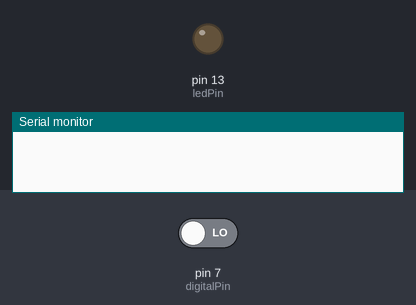
Bench run of a sketch on a simulated Arduino Uno, built with avr-gcc and run on an emulated ATmega328P. Parts: output pins drawn as LEDs (lit = HIGH), the last lines printed to the serial monitor. Inputs (shaded band) come from the test bench; at power-on: pin 7 (digitalPin) LOW.

Above: at 1.2 s.
1.3 s: pin 7 (digitalPin) driven HIGH
At 2.5 s:
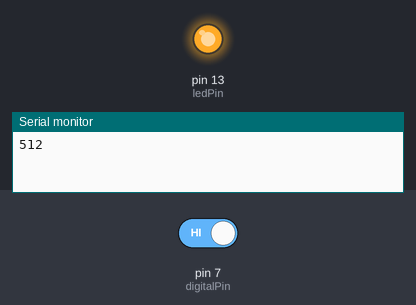
2.8 s: pin 7 (digitalPin) driven LOW
At 3.8 s:
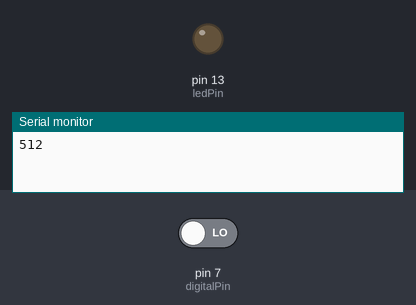
Timing chart, 0 to 5.8 s (numbered marks = the images above; inputs shaded):
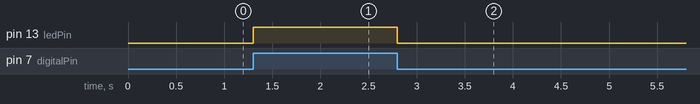

Measured:
- after the input at 1.3 s, pin 13 (ledPin): LOW → HIGH at once
- after the input at 2.8 s, pin 13 (ledPin): HIGH → LOW at once

The sketch:

Metal_Touch_Sensor.ino
```cpp
int digitalPin = 7;   // KY-036 digital interface
int analogPin = A0;   // KY-036 analog interface
int ledPin = LED_BUILTIN;      // Arduino LED pin
int digitalVal;       // digital readings
int analogVal;        // analog readings
boolean wasTouched = false; // Flag to track touch state

void setup()
{
  pinMode(digitalPin, INPUT);
  pinMode(analogPin, INPUT);
  pinMode(ledPin, OUTPUT);
  Serial.begin(9600);
}

void loop()
{
  // Read the digital interface
  digitalVal = digitalRead(digitalPin);

  if (digitalVal == HIGH)
  {
    digitalWrite(ledPin, HIGH); // Turn ON Arduino's LED
    if (!wasTouched) {
      // Sensor is touched, print analog value
      analogVal = analogRead(analogPin);
      Serial.println(analogVal);  // Print analog value to serial
      wasTouched = true;
    }
  }
  else
  {
    digitalWrite(ledPin, LOW);  // Turn OFF Arduino's LED
    wasTouched = false; // Reset the touch state flag
  }

  delay(100);
}
```
